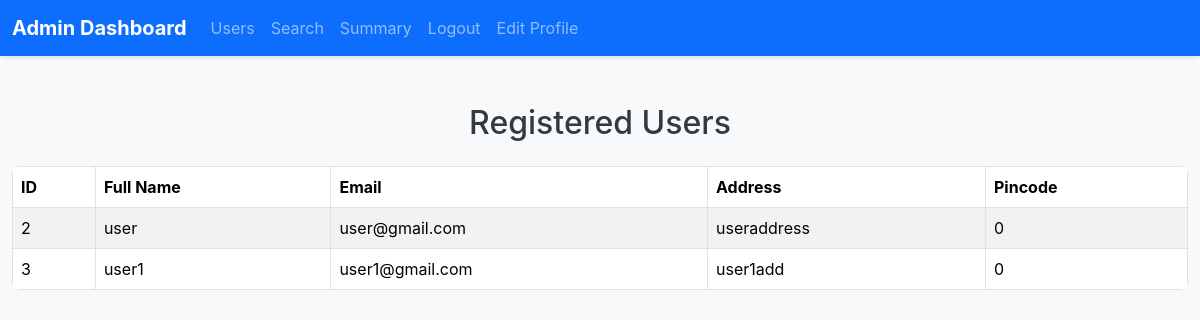
/admin/users (signed in), run on the app's committed database.
### tables this page shows
CREATE TABLE USERS(
              id INTEGER PRIMARY KEY AUTOINCREMENT,
              Full_name TEXT NOT NULL,
              Email_id TEXT UNIQUE NOT NULL,
              Password TEXT NOT NULL,
              Address TEXT NOT NULL,
              Pincode INTEGER NOT NULL,
              role TEXT CHECK(role IN ('admin','user'))NOT NULL DEFAULT 'user' );

### app.py (the view)
@app.route('/admin/users')
def viewusers():
    if session.get('role')!='admin':
        return 'Unauthorized user'
    conn=databaseconn()
    cursor=conn.cursor()
    cursor.execute("""select id,Email_id,Full_name,Address,Pincode from USERS where role!='admin' """)
    users=cursor.fetchall()
    conn.close()
    return render_template('view_users.html',users=users)

### app.py (called while the page is built)
def databaseconn():
    conn = sqlite3.connect("data/parking.db")
    conn.row_factory = sqlite3.Row
    cursor = conn.cursor()
    cursor.execute("PRAGMA foreign_keys = OFF;")
    return conn

### templates/view_users.html (shortened to what this page needs)
<!DOCTYPE html>
<html lang="en">
<head>
    <link href="https://cdn.jsdelivr.net/npm/bootstrap@5.3.3/dist/css/bootstrap.min.css" rel="stylesheet">
    <link rel="stylesheet" href="/static/styles.css">
</head>
<body>
    <nav class="navbar navbar-expand-lg navbar-dark bg-primary">
        <div class="container-fluid">
            <a class="navbar-brand" href="/admin/dashboard">Admin Dashboard</a>
            <div class="collapse navbar-collapse" id="navbarNav">
                <ul class="navbar-nav">
                    <li class="nav-item"><a class="nav-link" href="/admin/users">Users</a></li>
                    <li class="nav-item"><a class="nav-link" href="/admin/search">Search</a></li>
                    <li class="nav-item"><a class="nav-link" href="/admin/summary">Summary</a></li>
                    <li class="nav-item"><a class="nav-link" href="/logout">Logout</a></li>
                    <li class="nav-item"><a class="nav-link" href="/{{ session['role'] }}/edit_profile">Edit Profile</a></li>
                </ul>
            </div>
        </div>
    </nav>
    <div class="container mt-5">
        <h2 class="text-center mb-4">Registered Users</h2>
        {% if users %}
        <table class="table table-striped table-bordered">
            <thead>
                <tr>
                    <th>ID</th>
                    <th>Full Name</th>
                    <th>Email</th>
                    <th>Address</th>
                    <th>Pincode</th>
                </tr>
            </thead>
            <tbody>
                {% for user in users %}
                <tr>
                    <td>{{ user['id'] }}</td>
                    <td>{{ user['Full_name'] }}</td>
                    <td>{{ user['Email_id'] }}</td>
                    <td>{{ user['Address'] }}</td>
                    <td>{{ user['Pincode'] }}</td>
                </tr>
                {% endfor %}
            </tbody>
        </table>
        {% else %}
        <p class="text-muted">No users registered.</p>
        {% endif %}
    </div>
</body>
</html>

### static/styles.css (style rules this page uses)
body { font-family: -apple-system, BlinkMacSystemFont, 'Segoe UI', Arial, sans-serif; background-color: #f8f9fa; }
h1, h2, h3, h4 { color: #343a40; }
.navbar { box-shadow: 0 2px 4px rgba(0, 0, 0, 0.1); }
.navbar-brand { font-weight: 700; }
.nav-link { transition: color 0.3s; }
.table { background-color: #ffffff; border-radius: 0.5rem; overflow: hidden; }
.table th, .table td { vertical-align: middle; }
.container { max-width: 1200px; }

### data on the page
USERS: id "2", Full_name "user", Email_id "user@gmail.com", Address "useraddress", Pincode "0"
USERS: id "3", Full_name "user1", Email_id "user1@gmail.com", Address "user1add", Pincode "0"
